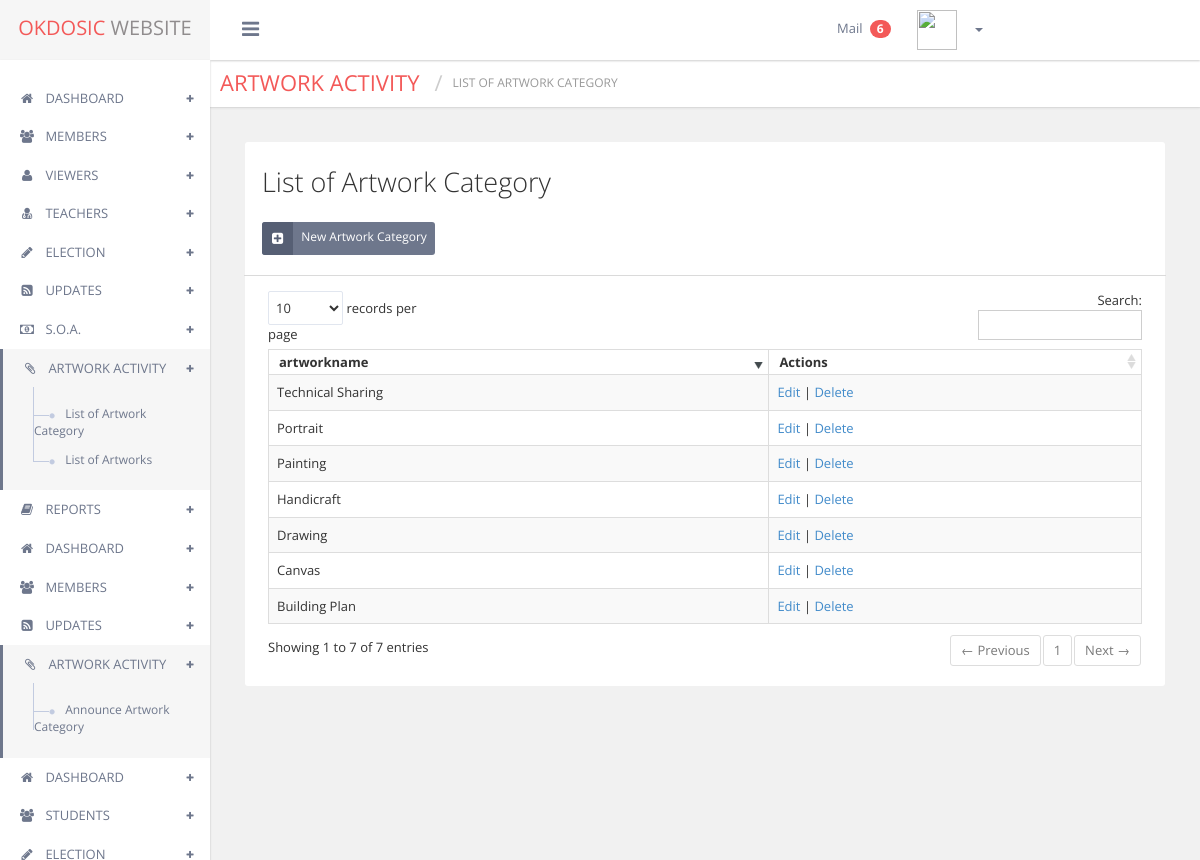
/list-of-artwork-category.php (signed in), run on the app's committed database.
### tables this page shows
CREATE TABLE `artwork_category_table` (
  `artworkcategoryid` int(6) NOT NULL AUTO_INCREMENT,
  `artworkcategoryname` varchar(100) DEFAULT NULL,
  PRIMARY KEY (`artworkcategoryid`)
);

### list-of-artwork-category.php (the view, shortened to what this page needs)
<?php include('connection.php');
 ?>
<?php include('header.php'); ?>
    <div class="contentpanel">
      <div class="pull-left breadcrumb_admin clear_both">
        <div class="pull-left page_title theme_color">
          <h1>ARTWORK ACTIVITY</h1>
          <h2 class="">List of Artwork Category</h2>
        </div>
      </div>
      <div class="container clear_both padding_fix">
   <div id="main-content">
    <div class="page-content">
      <div class="row">
        <div class="col-md-12">
          <div class="block-web">
           <div class="header">
              <br>
              <h3 class="content-header">List of Artwork Category </h3>
              <br>
              <h5><a href="javascript:void(0);" class="add_user" data-toggle="modal" data-target="#myModal"> <i class="fa fa-plus-square"></i> <span> New Artwork Category</span> </a></h5>
              <br>
              <br>
            </div>
         <div class="porlets-content">
            <div class="table-responsive">
                <table  class="display table table-bordered table-striped" id="dynamic-table">
                  <thead>
                    <tr>
                      <th>artworkname</th>
                      <th>Actions</th>
                    </tr>
                  </thead>
                  <tbody>
                    <?php
                    $qry = mysqli_query($connection, "select * from artwork_category_table");
                    while ($res = mysqli_fetch_assoc($qry)) { ?>
                      <tr>
                      <td><?php echo $res['artworkcategoryname']; ?></td>
                      <td><a href="javascript:void(0);"  data-toggle="modal" data-target="#EditModal<?php echo $res['artworkcategoryid']; ?>">Edit</a> | <a href="javascript:void(0);"  data-toggle="modal" data-target="#DeleteModal<?php echo $res['artworkcategoryid']; ?>">Delete</a></td>
                    </tr>
                    <?php } ?>
                  </tbody>
                </table>
              </div>
            </div>
          </div>
        </div>
      </div>
        </div>
  </div>
<?php include('footer.php');  ?>

### data on the page
artwork_category_table: artworkcategoryname "Handicraft"
artwork_category_table: artworkcategoryname "Painting"
artwork_category_table: artworkcategoryname "Drawing"
artwork_category_table: artworkcategoryname "Portrait"
artwork_category_table: artworkcategoryname "Building Plan"
artwork_category_table: artworkcategoryname "Technical Sharing"
artwork_category_table: artworkcategoryname "Canvas"

### other printed values
$res13['total'] "6"
